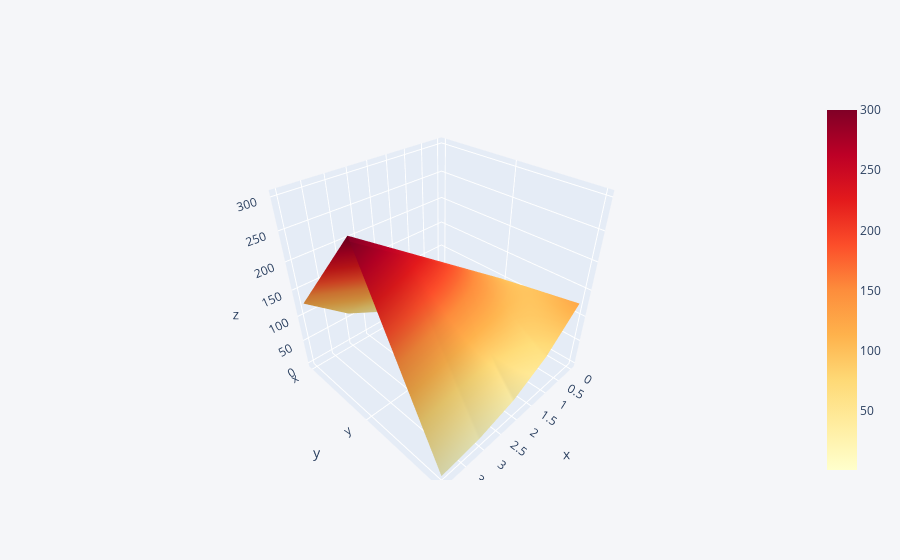

The cell this chart's notebook holds for it:
### Code cell
df3 = pd.DataFrame({'x':[1, 8, 27, 64, 125],'y':[100, 150, 200, 250, 300] ,'z': [125, 64, 27, 8, 1]})
df3.iplot(kind='surface',colorscale='ylorrd')

### Figure 1 — Plotly figure (JSON) as saved in the notebook; plotly's stock layout.template omitted (floating-point values rounded to 4 significant figures)
{"data": [{"colorscale": [[0, "rgb(255,255,204)"], [0.125, "rgb(255,237,160)"], [0.25, "rgb(254,217,118)"], [0.375, "rgb(254,178,76)"], [0.5, "rgb(253,141,60)"], [0.625, "rgb(252,78,42)"], [0.75, "rgb(227,26,28)"], [0.875, "rgb(189,0,38)"], [1, "rgb(128,0,38)"]], "type": "surface", "x": [0, 1, 2, 3, 4], "y": ["x", "y", "z"], "z": [[1, 8, 27, 64, 125], [100, 150, 200, 250, 300], [125, 64, 27, 8, 1]]}], "layout": {"legend": {"bgcolor": "#F5F6F9", "font": {"color": "#4D5663"}}, "paper_bgcolor": "#F5F6F9", "plot_bgcolor": "#F5F6F9", "title": {"font": {"color": "#4D5663"}}, "xaxis": {"gridcolor": "#E1E5ED", "showgrid": true, "tickfont": {"color": "#4D5663"}, "title": {"font": {"color": "#4D5663"}, "text": ""}, "zerolinecolor": "#E1E5ED"}, "yaxis": {"gridcolor": "#E1E5ED", "showgrid": true, "tickfont": {"color": "#4D5663"}, "title": {"font": {"color": "#4D5663"}, "text": ""}, "zerolinecolor": "#E1E5ED"}}}
